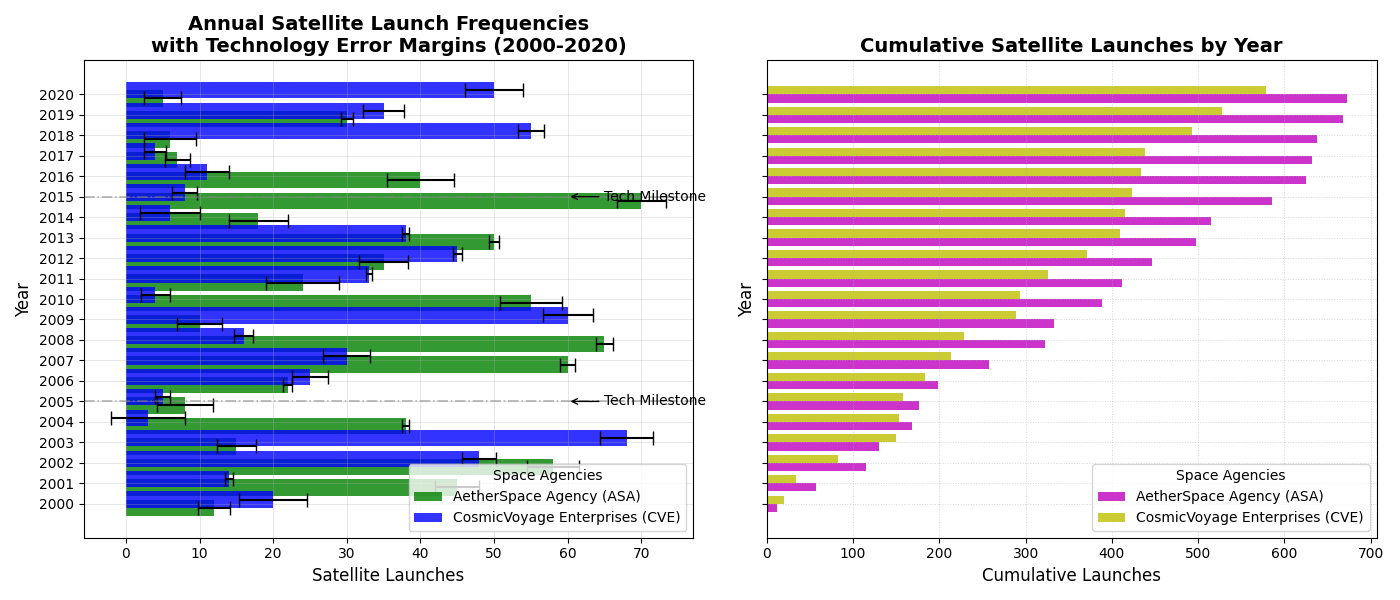

This figure's Python source:
import matplotlib.pyplot as plt
import numpy as np

years = np.arange(2000, 2021)

# Shuffled data for ASA and CVE launches
asa_launches = [12, 45, 58, 15, 38, 8, 22, 60, 65, 10, 55, 24, 35, 50, 18, 70, 40, 7, 6, 30, 5]
cve_launches = [20, 14, 48, 68, 3, 5, 25, 30, 16, 60, 4, 33, 45, 38, 6, 8, 11, 4, 55, 35, 50]

# Shuffled error margins for ASA and CVE launches
asa_errors = [2.2, 3, 3.5, 2.7, 0.5, 3.8, 0.6, 1, 1.2, 3.1, 4.2, 5, 3.3, 0.7, 4, 3.3, 4.5, 1.7, 3.5, 0.8, 2.5]
cve_errors = [4.6, 0.5, 2.3, 3.6, 5, 1, 2.5, 3.2, 1.3, 3.4, 2, 0.4, 0.6, 0.5, 4.1, 1.7, 3, 1.5, 1.8, 2.8, 3.9]

# Update cumulative sums based on shuffled launch data
cumulative_asa = np.cumsum(asa_launches)
cumulative_cve = np.cumsum(cve_launches)

fig, (ax1, ax2) = plt.subplots(1, 2, figsize=(14, 6), sharey=True)

ax1.barh(years - 0.2, asa_launches, xerr=asa_errors, label='AetherSpace Agency (ASA)', color='g', alpha=0.8, capsize=5)
ax1.barh(years + 0.2, cve_launches, xerr=cve_errors, label='CosmicVoyage Enterprises (CVE)', color='b', alpha=0.8, capsize=5)
ax1.set_title('Annual Satellite Launch Frequencies\nwith Technology Error Margins (2000-2020)', fontsize=14, fontweight='bold')
ax1.set_ylabel('Year', fontsize=12)
ax1.set_xlabel('Satellite Launches', fontsize=12)
ax1.legend(title='Space Agencies', loc='lower right', fontsize=10)
ax1.grid(True, linestyle='-', linewidth='0.7', alpha=0.3)
ax1.axhline(y=2005, color='gray', linestyle='-.', linewidth=1.2, alpha=0.6)
ax1.axhline(y=2015, color='gray', linestyle='-.', linewidth=1.2, alpha=0.6)
ax1.annotate('Tech Milestone', xy=(60, 2005), xytext=(65, 2005),
             arrowprops=dict(facecolor='gray', arrowstyle='->'), fontsize=10, va='center')
ax1.annotate('Tech Milestone', xy=(60, 2015), xytext=(65, 2015),
             arrowprops=dict(facecolor='gray', arrowstyle='->'), fontsize=10, va='center')
ax1.set_yticks(years)
ax1.set_yticklabels(years)

ax2.barh(years - 0.2, cumulative_asa, height=0.4, label='AetherSpace Agency (ASA)', color='m', alpha=0.8)
ax2.barh(years + 0.2, cumulative_cve, height=0.4, label='CosmicVoyage Enterprises (CVE)', color='y', alpha=0.8)
ax2.set_title('Cumulative Satellite Launches by Year', fontsize=14, fontweight='bold')
ax2.set_ylabel('Year', fontsize=12)
ax2.set_xlabel('Cumulative Launches', fontsize=12)
ax2.legend(title='Space Agencies', loc='lower right', fontsize=10)
ax2.grid(True, linestyle=':', linewidth='0.7', alpha=0.5)
ax2.set_yticks(years)
ax2.set_yticklabels(years)

plt.tight_layout()
plt.show()
